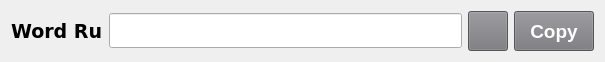
   <widget class="QWidget" name="layoutWidget_3">
    <property name="geometry">
     <rect>
      <x>10</x>
      <y>170</y>
      <width>605</width>
      <height>42</height>
     </rect>
    </property>
    <layout class="QHBoxLayout" name="horizontalLayout_5">
     <item>
      <widget class="QLabel" name="labelWordRu">
       <property name="font">
        <font>
         <family>DejaVu Sans</family>
         <pointsize>14</pointsize>
         <weight>75</weight>
         <bold>true</bold>
        </font>
       </property>
       <property name="text">
        <string>Word Ru</string>
       </property>
      </widget>
     </item>
     <item>
      <widget class="QLineEdit" name="WordRu">
       <property name="enabled">
        <bool>true</bool>
       </property>
       <property name="minimumSize">
        <size>
         <width>300</width>
         <height>35</height>
        </size>
       </property>
       <property name="font">
        <font>
         <family>DejaVu Sans</family>
         <pointsize>12</pointsize>
        </font>
       </property>
       <property name="readOnly">
        <bool>true</bool>
       </property>
      </widget>
     </item>
     <item>
      <widget class="QPushButton" name="buttonGenWordRu">
       <property name="sizePolicy">
        <sizepolicy hsizetype="Minimum" vsizetype="Fixed">
         <horstretch>40</horstretch>
         <verstretch>40</verstretch>
        </sizepolicy>
       </property>
       <property name="minimumSize">
        <size>
         <width>40</width>
         <height>40</height>
        </size>
       </property>
       <property name="maximumSize">
        <size>
         <width>40</width>
         <height>40</height>
        </size>
       </property>
       <property name="styleSheet">
        <string notr="true">background-color: rgb(119, 118, 123);</string>
       </property>
       <property name="text">
        <string/>
       </property>
       <property name="icon">
        <iconset>
         <normaloff>img/reset.png</normaloff>img/reset.png</iconset>
       </property>
      </widget>
     </item>
     <item>
      <widget class="QPushButton" name="buttonCopyWordRu">
       <property name="minimumSize">
        <size>
         <width>0</width>
         <height>40</height>
        </size>
       </property>
       <property name="font">
        <font>
         <pointsize>14</pointsize>
         <weight>75</weight>
         <bold>true</bold>
        </font>
       </property>
       <property name="styleSheet">
        <string notr="true">background-color: rgb(119, 118, 123);
color: rgb(255, 255, 255);</string>
       </property>
       <property name="text">
        <string>Copy</string>
       </property>
      </widget>
     </item>
    </layout>
   </widget>
